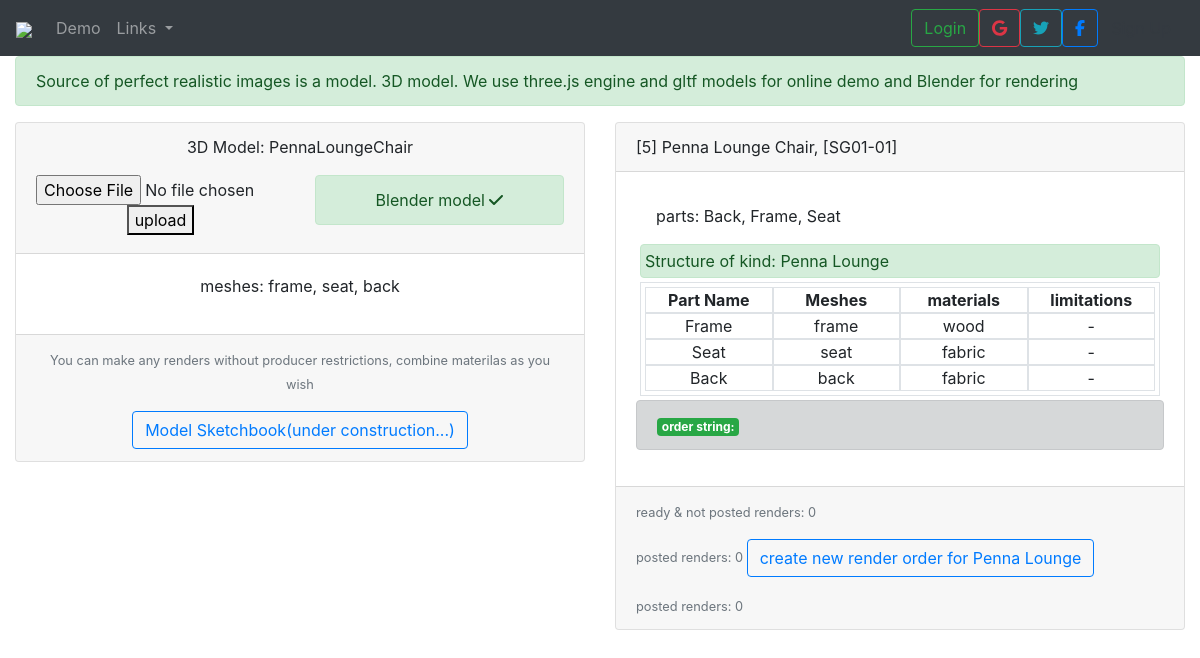
Screenshot of /furniture/5 with the database file from the repository.
### furniture/models.py (models this page shows, shortened)
class Product(models.Model):
    name = models.CharField(max_length=64)
    model = models.ForeignKey(Model3D, on_delete=models.PROTECT, null=True)
    producer = models.CharField(max_length=32)
    product_code = models.CharField(max_length=32, null=True, blank='')
    type = models.CharField(max_length=5, choices=types)
    collection = models.CharField(max_length=32)
    swatch = models.ImageField(upload_to='static/furniture/swatches',
                               height_field=None, width_field=None, max_length=100, null=True, blank=True)
    @property
    def partNames(self):  # from all kinds
        res = set()
        for k in ProductKind.objects.filter(product_id=self.pk):
            res |= set(k.parts.all().values_list('name', flat=True))
        return sorted(res)  # by name
    def __str__(self):
        return f"[{self.id}] {self.name}, [{self.product_code}]" # producer: {self.producer}
    def external_url(self):
        return mark_safe(u'<a href="{0}" target="_blank">memo sketchbook</a>'.format(
            f'http://sketchbook.memofurniture.com/?product_code={self.product_code}'))
    @property
    def renders(self):
        root = pathlib.Path(settings.MEDIA_ROOT) / str(self.model.id)
        wild1 = '*/*.{jpg,png}' # posted
        wild2 = 'orders/*/*/*.{jpg,png}' # done
        return [str(f)[len(settings.MEDIA_ROOT) + 1:].replace('\\', '/') for f in root.glob(wild1, flags=pathlib.BRACE)]
    @property
    def rendersInOrders(self):
        root = pathlib.Path(settings.MEDIA_ROOT) / str(self.model.id)
        wild2 = 'orders/*/*/*.{jpg,png}'  # done
        return [str(f)[len(settings.MEDIA_ROOT) + 1:].replace('\\', '/') for f in root.glob(wild2, flags=pathlib.BRACE)]

class Model3D(models.Model):
    name = models.CharField(max_length=32, null=True)  #, unique=True
    blend = models.FileField(storage=fs_blender, null=True, blank=True)  # for rendering
    glb = models.FileField(storage=fs_glb, null=True, blank=True)  # for three.js and show on site in realtime
    solidSource = models.FileField(storage=fs_sw, null=True, blank=True)  # source data for our job to convert blender
    updated = models.DateTimeField(auto_now=True, null=True)
    last_modified_by = models.ForeignKey(User, on_delete=models.SET_NULL, null=True, related_name='%(class)s_model_modified')
    @property
    def meshes(self):  # from all kinds
        return Mesh.objects.filter(model_id=self.pk).order_by('pk')

class Mesh(models.Model):
    model = models.ForeignKey(Model3D, on_delete=models.CASCADE)
    name = models.CharField(max_length=16)

class ProductKind(models.Model):
    name = models.CharField(max_length=64)
    product = models.ForeignKey(Product, on_delete=models.CASCADE)
    comment = models.CharField(max_length=128, blank=True, null=True)
    parts = models.ManyToManyField(Part, blank=True, through='Configuration')

class Part(models.Model):
    name = models.CharField(max_length=32)  # empty string missed in sketchbook
    meshes = models.ManyToManyField(Mesh, blank=False)  # if colorchart not null  last mesh depended
    cover = models.ManyToManyField(Nature, blank=False)
    comment = models.CharField(max_length=64, default="", blank=True)

### material/models.py (models this page shows, shortened)
class Nature(models.Model):
    name = models.CharField(max_length=32)

### furniture/views.py (the view, shortened to what this page needs)
# urls.py: path('<int:product_id>', views.product_details, name='details'),
def product_details(request, product_id):
    return render(request, 'details.html',  {'product': Product.objects.get(pk=product_id),
                                             'kinds': ProductKind.objects.filter(product_id=product_id),
                                             'nav_active': 'furniture'})

### render/templatetags/render_tags.py (called while the page is built)
@register.filter
def join_names(obj_list, sep):
    return sep.join([el.name for el in obj_list])

@register.filter
def dict_get(obj, field):
    return obj[str(field)] if str(field) in obj else 0

### furniture/templates/furniture/details.html (shortened to what this page needs)
{% extends "header.html" %}
{% load static %}
{% load render_tags %}
{% block content %}
<form method="post" enctype="multipart/form-data">
    <div class="row">
    <div class="col-12">
        <div class="alert alert-success" role="alert">Source of perfect realistic images is a model. 3D model. We use three.js engine and gltf models for online demo and Blender for rendering</div>
    </div>
    <div class="col-12 col-md-6">
      <div class="card text-center">
        <div class="card-header">
          <div class="row">
            <div class="col-12">
              {% if product.model %}
                <p> 3D Model: {{product.model.name}} </p>
              {% endif %}
            </div>
            <div class="col-6">
              {% if product.model.glb %}
                <div class="alert alert-success" role="alert">GLTF (three.js)<i class="fa fa-check" aria-hidden="true"></i></div>
              {% else %}
                <input type="file" name="gltf">
                <button type="submit">upload</button>
              {% endif %}
            </div>
            <div class="col-6">
                {% if product.model.blend %}
                <div class="alert alert-success" role="alert">Blender model <i class="fa fa-check" aria-hidden="true"></i></div>
                {% else %}
                    <input type="file" name="blend">
                    <button type="submit">Upload .blend</button>
                {% endif %}
            </div>
          </div>
         </div>
        <div class="card-body" >
          <p> meshes: {{product.model.meshes|join_names:", "}}</p>
        </div>
        <div class="card-footer">
           {% if product.model.blend %}
            <p class="card-text"><small class="text-muted">You can make any renders without producer restrictions, combine materilas as you wish</small></p>
            <a href="#" role="button" aria-pressed="true" class="btn btn-outline-primary">Model Sketchbook(under construction...)</a>
           {% else %}
              <small class="text-muted">Upload blend file for rendering</small>
           {% endif %}
        </div>
      </div>
    </div>
    <div class="col-12 col-md-6">
      <div class="card">
         <div class="card-header">
           {{product}}
         </div>
         <div class="card-body">
            <ul class="list-group list-group-flush">
              <li class="list-group-item">parts: {{ product.partNames|join:", " }}</li>
            </ul>
            {% for v in kinds %}
            <div class="alert alert-success p-1 m-1" role="alert">Structure of kind: {{v.name}}</div>
            <div class="row border p-1 m-1">
            <div class="col-3 border align-self-stretch text-center">
                <b>Part Name</b>
            </div>
            <div class="col-3 border align-self-stretch text-center">
                <b>Meshes</b>
            </div>
            <div class="col-3 border align-self-stretch text-center">
                <b>materials</b>
            </div>
            <div class="col border align-self-stretch text-center">
                <b>limitations</b>
            </div>
            {% for p in v.parts.all %}
            <div class="col-3 border align-self-stretch text-center">
                {{p.name}}
            </div>
            <div class="col-3 border align-self-stretch text-center">
                {{p.meshes.all|join_names:", "}}
            </div>
            <div class="col-3 border align-self-stretch text-center">
                {{p.cover.all|join_names:", "}}
            </div>
            <div class="col-3 border align-self-stretch text-center">
                {% if p.limitations|length %}
                {{p.limitations|join:", "}}
                {% else%}
                -
                {% endif %}
            </div>
            {%endfor%}
        </div>
            <div class="alert alert-dark" role="alert"><span class="badge badge-success">order string:</span>{{v.renderOrder}}</div>
            {% endfor %}
         </div>
         <div class="card-footer">
             <p class="card-text"><small class="text-muted">ready & not posted renders: {{ product.rendersInOrders|length }} </small></p>
             <p class="card-text"><small class="text-muted">posted renders: {{ product.renders|length }} </small>
               {% if product.renders|length %}
                 <a href="{% url 'render:product-sketchbook' product_id=product.id %}" role="button" aria-pressed="true" class="btn btn-outline-primary">Product Sketchbook</a>
               {% else %}
                 {% if product.model.blend %}
                   {% for v in kinds %}
                 {% if v.renderOrders %}
                 <a href="{% url 'render:order-run' v.product.model.id v.renderOrders.0.id %}" role="button" aria-pressed="true" class="btn btn-outline-primary">Run order[{{v.renderOrders.0.id}}] for rendering {{v.name}} </a>
                 {% else%}
                 <a href="{% url 'admin:render_order_add' %}" role="button" aria-pressed="true" class="btn btn-outline-primary">create new render order for {{v.name}}</a>
                 {% endif %}
                   {% endfor%}
                 {% else %}
                 <small class="text-muted"><- Upload blend file for rendering</small>
                 {% endif %}
               {% endif %}
             </p>
              <p class="card-text"><small class="text-muted">posted renders: {{ request.session.posted|dict_get:product.id }}</small>
             </p>
         </div>
       </div>
    </div>
</div>
</form>
{% endblock %}

### rows the page displays
Product: model.name "PennaLoungeChair", model.meshes "frame, seat, back", id+name+product_code "[5] Penna Lounge Chair, [SG01-01]", partNames "Back, Frame, Seat", rendersInOrders|length "0", renders|length "0", session.posted|dict_get "0"
ProductKind: name "Penna Lounge"
Part: name "Frame", meshes.all "frame", cover.all "wood"
Part: name "Seat", meshes.all "seat", cover.all "fabric"
Part: name "Back", meshes.all "back", cover.all "fabric"
